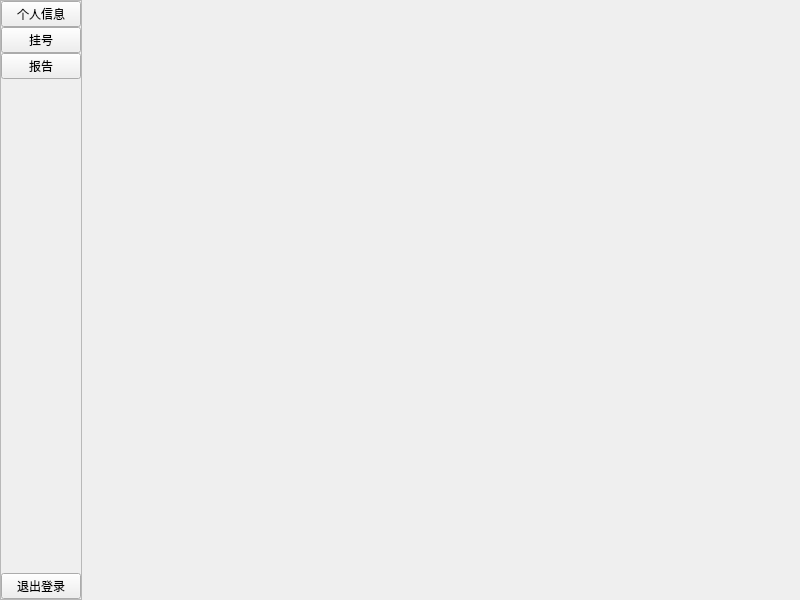
<?xml version="1.0" encoding="UTF-8"?>
<ui version="4.0">
 <class>PatientClient</class>
 <widget class="QMainWindow" name="PatientClient">
  <property name="geometry">
   <rect>
    <x>0</x>
    <y>0</y>
    <width>800</width>
    <height>600</height>
   </rect>
  </property>
  <property name="windowTitle">
   <string>病患客户端</string>
  </property>
  <widget class="QWidget" name="centralwidget">
   <layout class="QHBoxLayout" name="horizontalLayout">
    <property name="spacing">
     <number>0</number>
    </property>
    <property name="leftMargin">
     <number>0</number>
    </property>
    <property name="topMargin">
     <number>0</number>
    </property>
    <property name="rightMargin">
     <number>0</number>
    </property>
    <property name="bottomMargin">
     <number>0</number>
    </property>
    <item>
     <widget class="QFrame" name="SideBarFrame">
      <property name="frameShape">
       <enum>QFrame::StyledPanel</enum>
      </property>
      <property name="frameShadow">
       <enum>QFrame::Raised</enum>
      </property>
      <layout class="QVBoxLayout" name="verticalLayout_2">
       <property name="spacing">
        <number>0</number>
       </property>
       <property name="leftMargin">
        <number>0</number>
       </property>
       <property name="topMargin">
        <number>0</number>
       </property>
       <property name="rightMargin">
        <number>0</number>
       </property>
       <property name="bottomMargin">
        <number>0</number>
       </property>
       <item>
        <layout class="QVBoxLayout" name="verticalLayout">
         <property name="spacing">
          <number>0</number>
         </property>
         <property name="leftMargin">
          <number>0</number>
         </property>
         <property name="topMargin">
          <number>0</number>
         </property>
         <property name="rightMargin">
          <number>0</number>
         </property>
         <property name="bottomMargin">
          <number>0</number>
         </property>
         <item>
          <widget class="QPushButton" name="InfoBtn">
           <property name="sizePolicy">
            <sizepolicy hsizetype="Fixed" vsizetype="Fixed">
             <horstretch>0</horstretch>
             <verstretch>0</verstretch>
            </sizepolicy>
           </property>
           <property name="baseSize">
            <size>
             <width>0</width>
             <height>0</height>
            </size>
           </property>
           <property name="text">
            <string>个人信息</string>
           </property>
          </widget>
         </item>
         <item>
          <widget class="QPushButton" name="RegisterBtn">
           <property name="sizePolicy">
            <sizepolicy hsizetype="Fixed" vsizetype="Fixed">
             <horstretch>0</horstretch>
             <verstretch>0</verstretch>
            </sizepolicy>
           </property>
           <property name="baseSize">
            <size>
             <width>0</width>
             <height>0</height>
            </size>
           </property>
           <property name="text">
            <string>挂号</string>
           </property>
          </widget>
         </item>
         <item>
          <widget class="QPushButton" name="ReportBtn">
           <property name="sizePolicy">
            <sizepolicy hsizetype="Fixed" vsizetype="Fixed">
             <horstretch>0</horstretch>
             <verstretch>0</verstretch>
            </sizepolicy>
           </property>
           <property name="baseSize">
            <size>
             <width>0</width>
             <height>0</height>
            </size>
           </property>
           <property name="text">
            <string>报告</string>
           </property>
          </widget>
         </item>
         <item>
          <spacer name="verticalSpacer">
           <property name="orientation">
            <enum>Qt::Vertical</enum>
           </property>
           <property name="sizeHint" stdset="0">
            <size>
             <width>20</width>
             <height>40</height>
            </size>
           </property>
          </spacer>
         </item>
         <item>
          <widget class="QPushButton" name="LogoutBtn">
           <property name="text">
            <string>退出登录</string>
           </property>
          </widget>
         </item>
        </layout>
       </item>
      </layout>
     </widget>
    </item>
    <item>
     <widget class="QStackedWidget" name="stackedWidget">
      <property name="styleSheet">
       <string notr="true"/>
      </property>
      <property name="currentIndex">
       <number>-1</number>
      </property>
     </widget>
    </item>
   </layout>
  </widget>
 </widget>
 <resources/>
 <connections/>
</ui>
